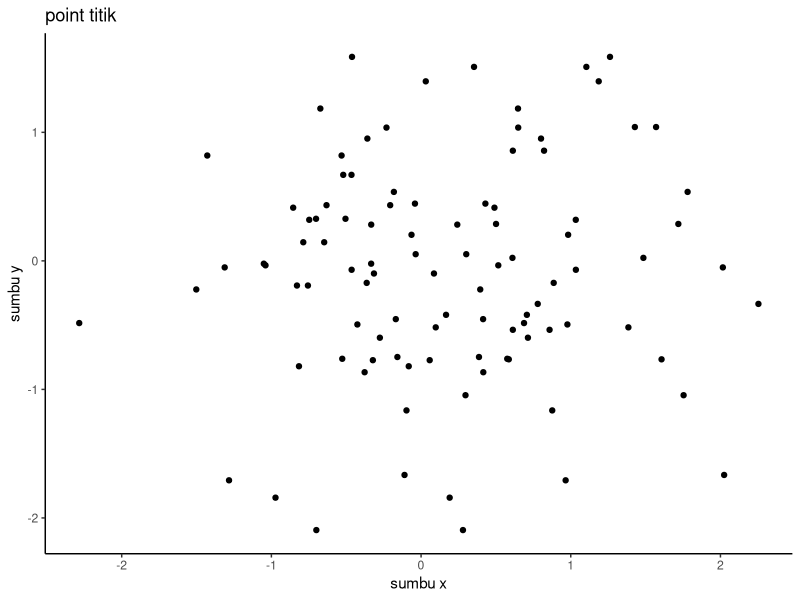
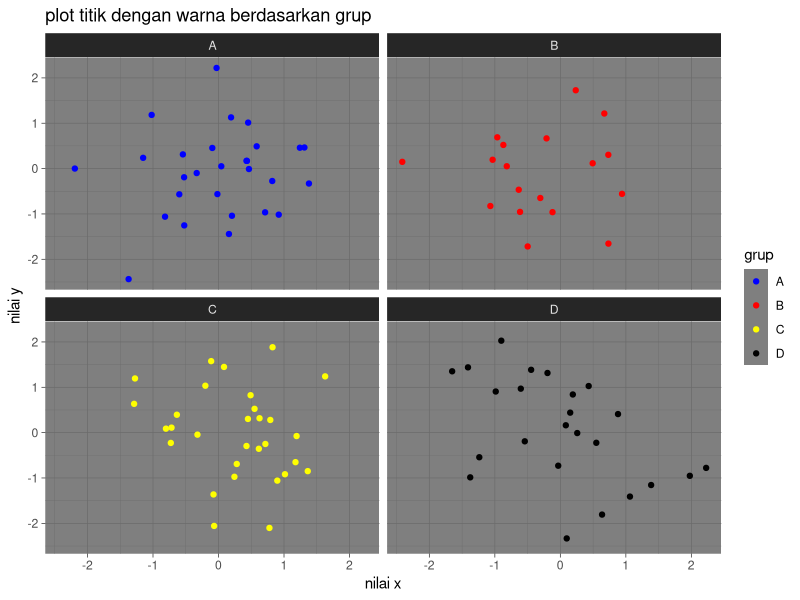
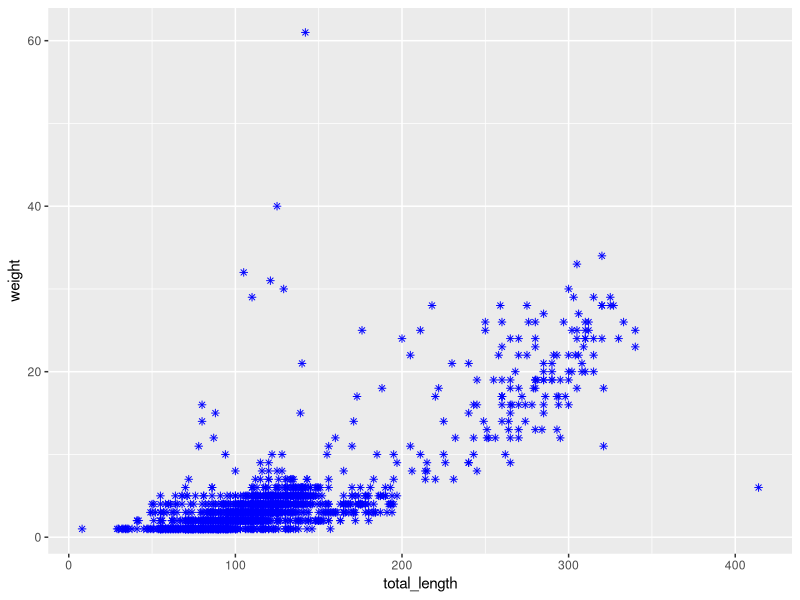
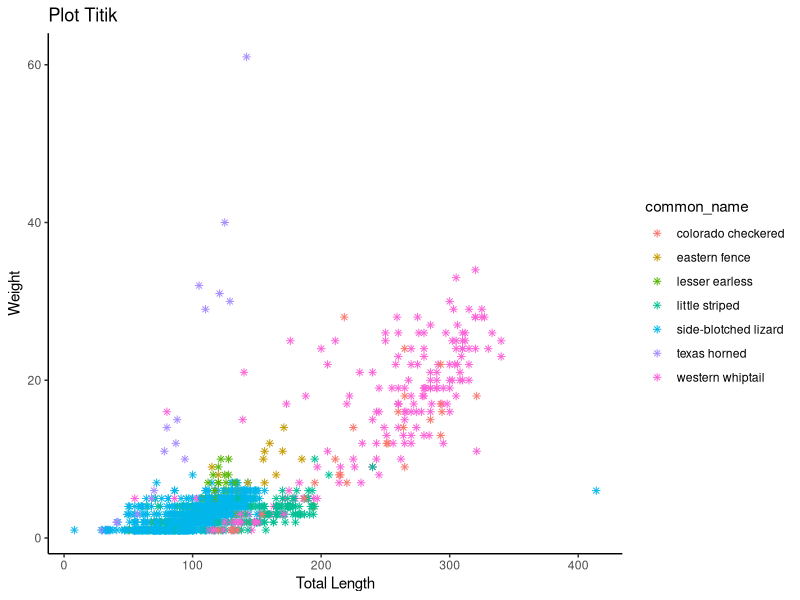
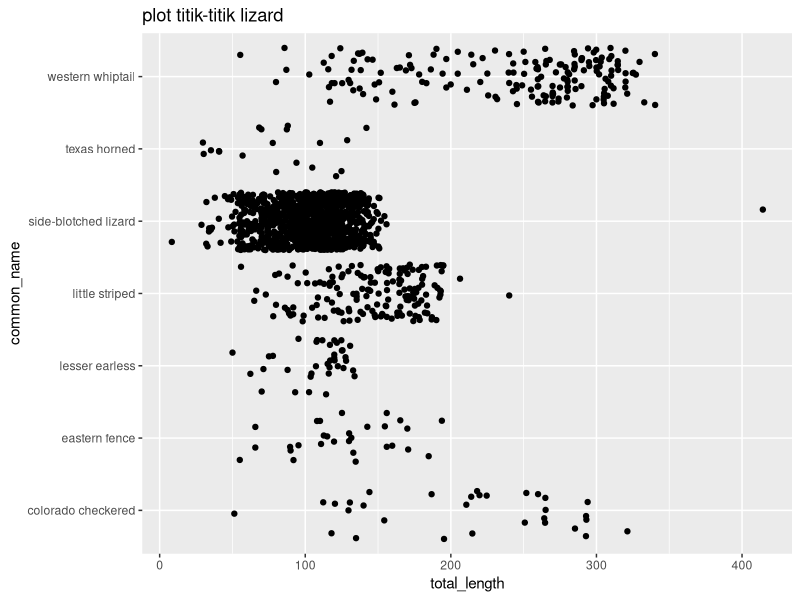
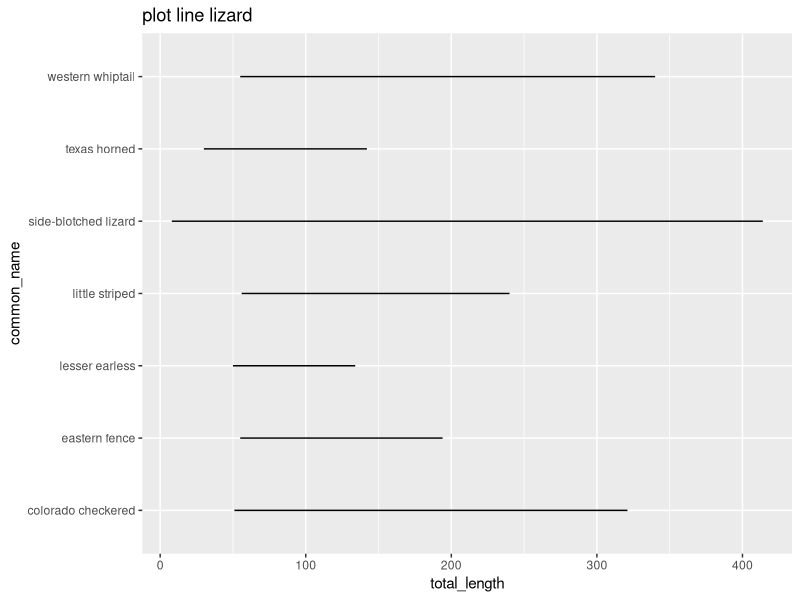
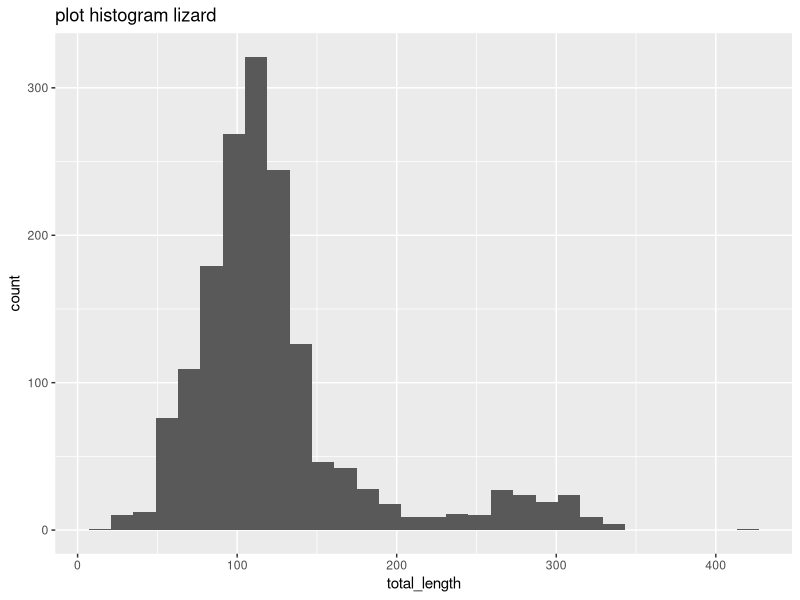
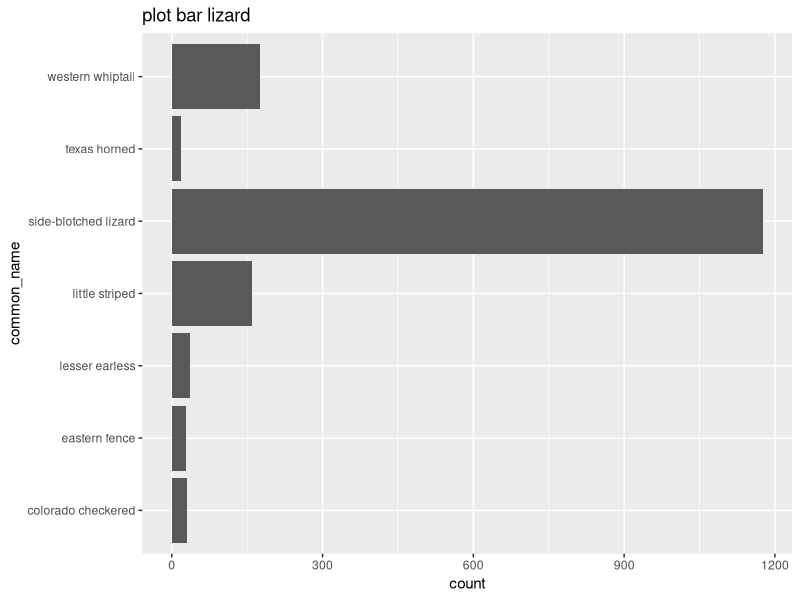

The R source for these figures, in order:
## ---- chunk 1
knitr::opts_chunk$set(echo = TRUE)
## ---- chunk 2
#muat library gglot2
library(ggplot2)
data <- data.frame(x = rnorm(100), y= rnorm(50))
ggplot(data, aes(x = x,y = y))+
  geom_point()+
  labs(title = "point titik", x = "sumbu x", y = "sumbu y")+
  theme_classic()
## ---- chunk 3
data <- data.frame(x = rnorm(100),y=rnorm(100), grup = sample (c("A", "B", "C", "D"), 100,replace = TRUE))
ggplot(data, aes(x = x, y = y, color = grup))+
  geom_point() +
  facet_wrap(~grup)+
  scale_color_manual(values = c("A" = "blue", "B" = "red", "C" = "yellow", "D" = "black"))+
  theme_dark()+
  labs(title = "plot titik dengan warna berdasarkan grup",
       x= "nilai x",
       y= "nilai y",
       color = "grup")
## ---- chunk 4
library(readr)
lizard <- read.csv("lizards.csv")
View(lizard)
## ---- chunk 5
library(ggplot2)
ggplot(lizard, aes(x = total_length, y = weight))+
  geom_point(color = "blue",shape = 8)
  labs(title = "plot titik",x = "total_length", y = "weight")+
  theme_classic()
## ---- chunk 6
library(ggplot2)

ggplot(lizard, aes(x = total_length, y = weight, color = common_name)) +
  geom_point(shape = 8) +
  labs(title = "Plot Titik", x = "Total Length", y = "Weight") +
  theme_classic()
## ---- chunk 7
ggplot(lizard,aes(x=total_length, y=common_name))+
  geom_jitter()+
  labs (title="plot titik-titik lizard",x="total_length",y="common_name")
## ---- chunk 8
ggplot(lizard,aes(x=total_length, y=common_name))+
  geom_line()+
  labs (title="plot line lizard",x="total_length",y="common_name")
## ---- chunk 9
ggplot(lizard,aes(x=total_length))+
  geom_histogram()+
  labs (title="plot histogram lizard",x="total_length")
## ---- chunk 10
ggplot(lizard,aes( y=common_name))+
  geom_bar()+
  labs (title="plot bar lizard",y="common_name")
## ---- chunk 11
ggplot(lizard,aes(x=weight))+
  geom_histogram(color = "blue",size = 2,shape = 16,fill = "magenta",linetype ="dotted")+
  labs (title="dinding lizard",x="weight",y = "count")
